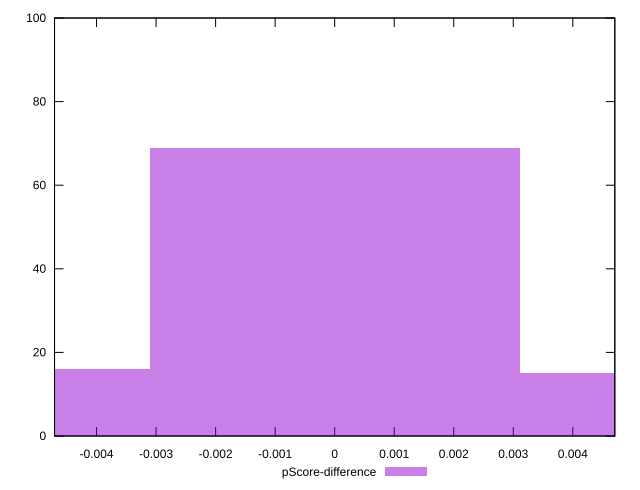

Recreate this plot in gnuplot.
reset

$pScoreDifference <<EOF
0 69
0.006215555815002869 15
-0.006215555815002869 16
EOF

set key outside below
set boxwidth 0.006215555815002869
set xrange [-0.004705882352941171:0.004705882352941171]
set yrange [0:100]
set trange [0:100]
set style fill transparent solid 0.5 noborder
set terminal svg size 640, 490 enhanced background rgb 'white'
set output "report_00015_2021-02-09T16-11-33.973Z/unused-javascript/samples/pages+cached+noadtech/pScore-difference/histogram.svg"

plot $pScoreDifference title "pScore-difference" with boxes

reset
